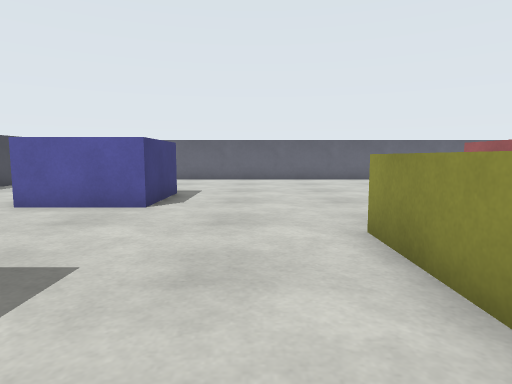
view 1 (above)

19 first-person views from a walk through a Gazebo world. The camera is 0.57 m above the floor, tilts 6° down and sees 75° across. The floor is counted in squares, 0.5 m on a side. Each view is taken from the middle of a square. On the plan, view 1 faces up. The plan holds only what a view shows up to about 13 squares ahead; the rest is blank.

view 2
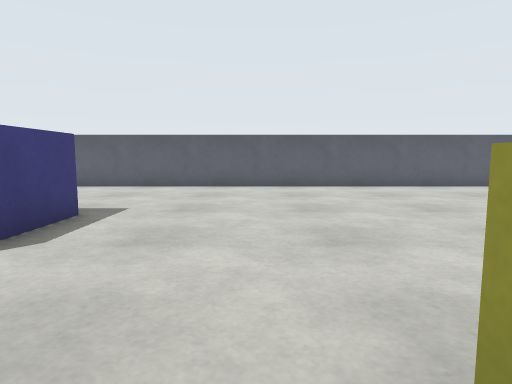

view 3
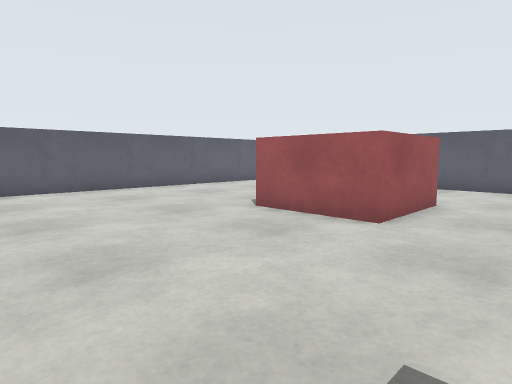

view 4
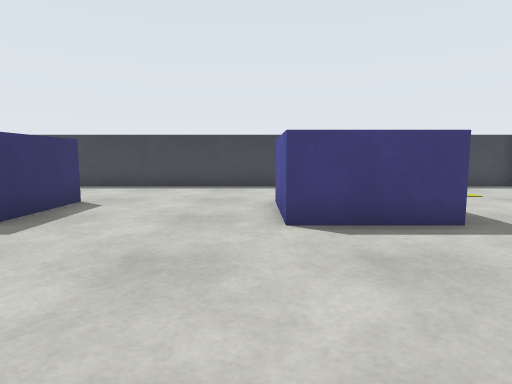

view 5
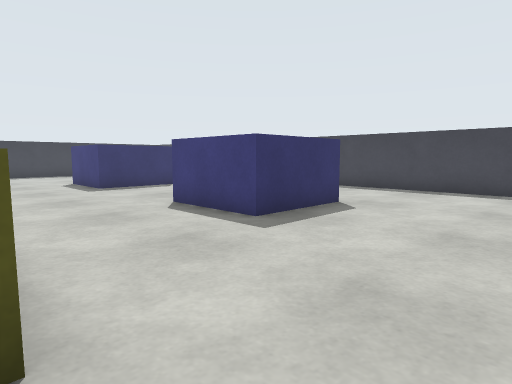

view 6
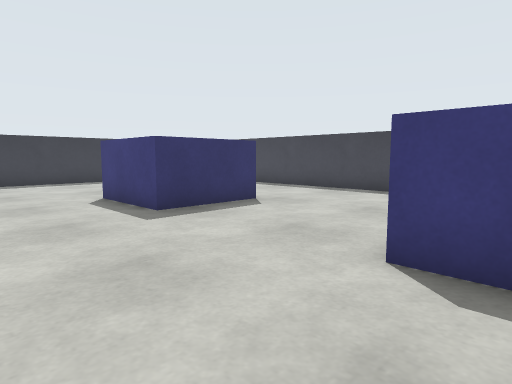

view 7
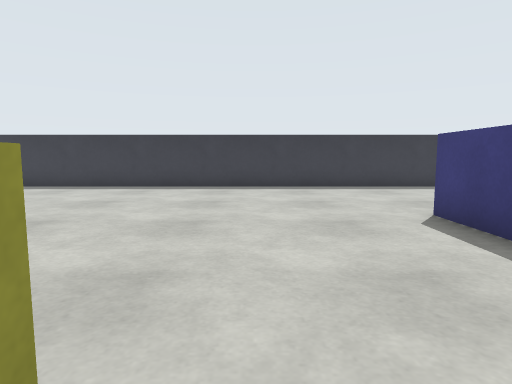

view 8
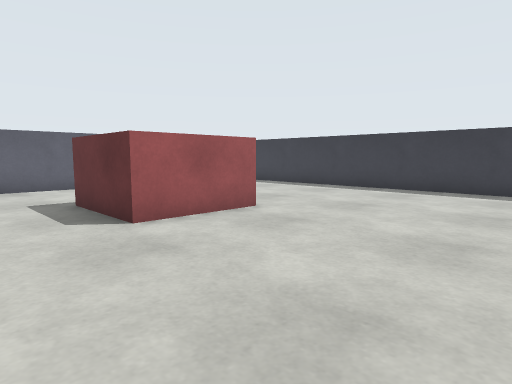

view 9
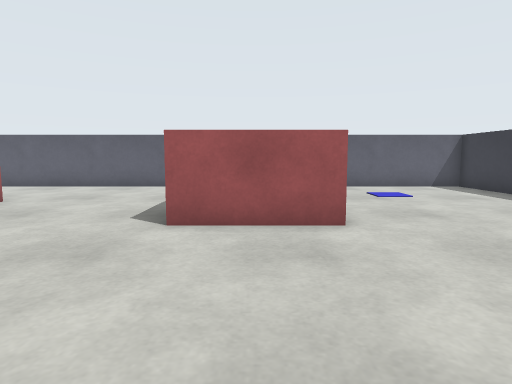

view 10
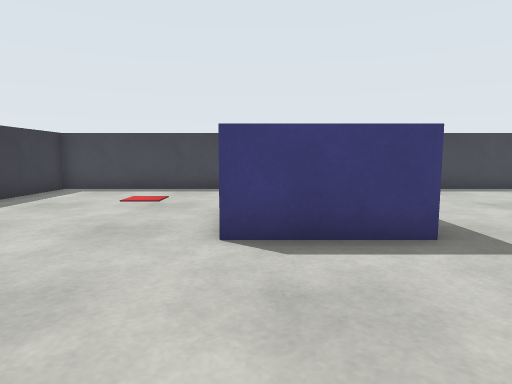

view 11
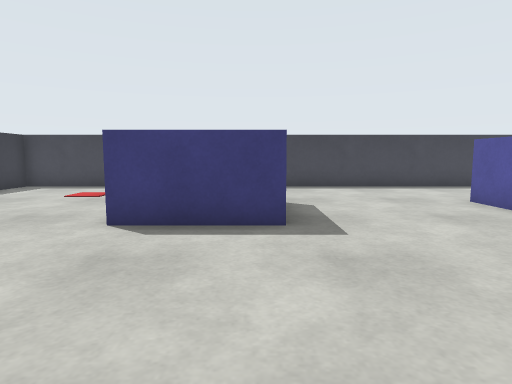

view 12
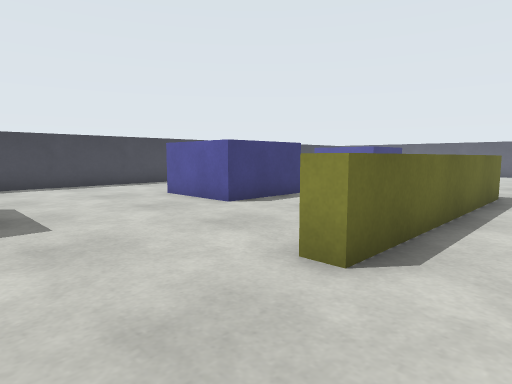

view 13
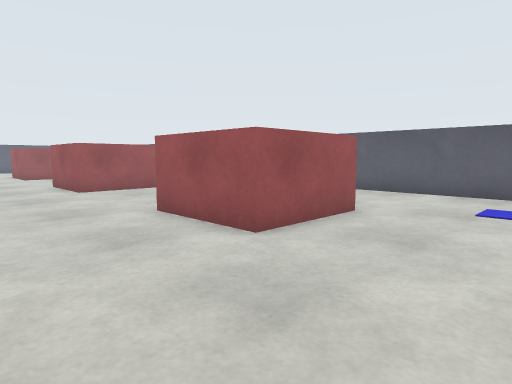

view 14
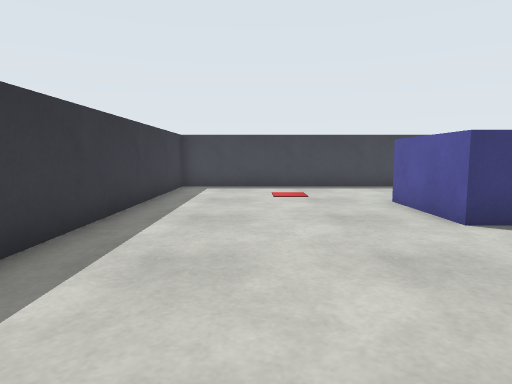

view 15
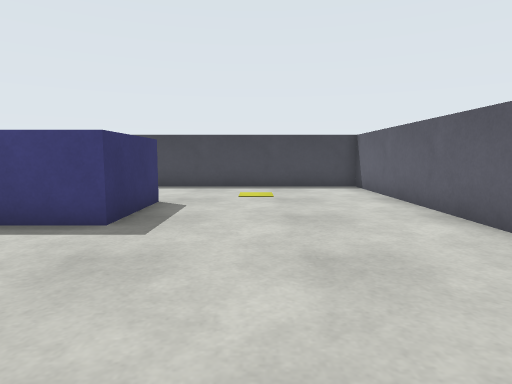

view 16
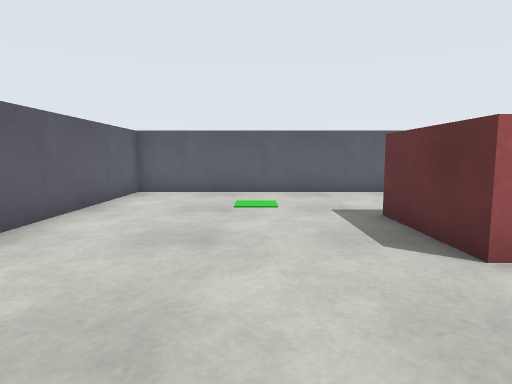

view 17
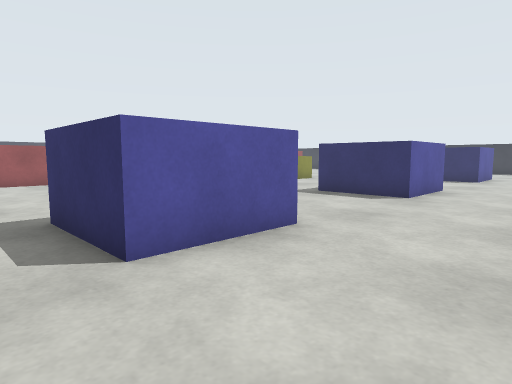

view 18
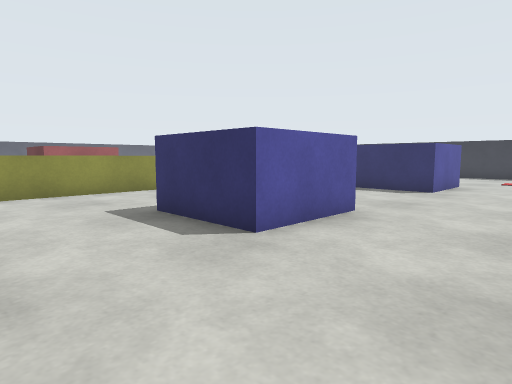

view 19
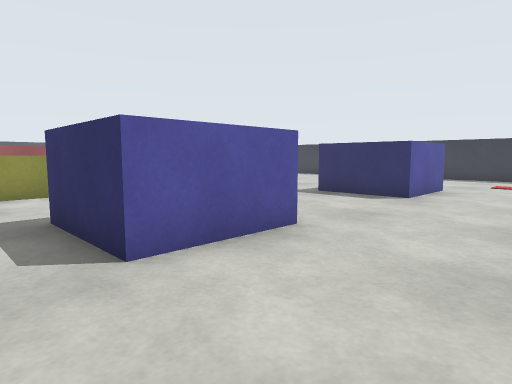

### Floor plan
Key: @ floor where view 1 was taken; # wall or solid block; . floor; P pillar; B barrier.
Columns run from 10 left of view 1 to 14 right of it. Each row starts with its distance up from view 1.
 17 #########################
 16 #.......................#
 15 #.......................#
 14 #.......................#
 13 #.......................#
 12 #.......................#
 11 #....PPP.........   ....#
 10 #...PPPP........PPPP....#
  9 #...P  P........PP     .#
  8 #...PPPP........ PPP....#
  7 #.......................#
  6 #......................
  5 #...........B...
  4 #...........B.
  3 #....PPP....B. ..       #
  2 #...PPPP....B. .PP     .#
  1 #...P  P....B. .PP   ...#
  0 #...PPPP..@.B. . PPP....#
 -1 #...........B...........#
 -2 #...........B...........#
 -3 #...........B...........#
 -4 #.......................#
 -5 #....PPP.........   ....#
 -6 #...PPPP........PPPP....#
 -7 #...P  P........PP    ..#
 -8 #...PPPP........PPPP....#
 -9 #.......................#
-10 #.......................#
-11 #.......................#
-12 #.......................#
-13 #.......................#
-14 #.......................#
-15 #########################

Positions as (right, up) in squares from view 1, and headings:
1: (0, 0), facing up
2: (1, 4), facing up
3: (1, 5), facing up-right
4: (3, 7), facing left
5: (2, 7), facing down-left
6: (1, 1), facing down-left
7: (1, -2), facing down
8: (1, -3), facing down-right
9: (1, -7), facing right
10: (2, -8), facing left
11: (3, -6), facing left
12: (4, -6), facing up-left
13: (3, -12), facing up-right
14: (3, -12), facing left
15: (3, 13), facing left
16: (3, 13), facing right
17: (-9, 12), facing down-right
18: (-9, 6), facing down-right
19: (-9, 4), facing down-right
